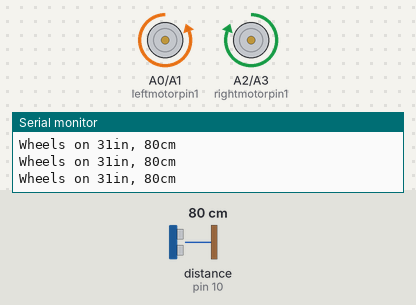
Simulated run of this sketch. Board: Arduino Uno, built with avr-gcc and run on an emulated ATmega328P. On the bench: motor-driver pin pairs drawn as motors (green arrow = first pin HIGH = forward, orange = second pin HIGH = backward, longer = more drive), the last lines printed to the serial monitor. Wiring (inferred from the names in the program): ultrasonic range finder: trigger pin 10; echo pin 10. Inputs (shaded band) come from the test bench; at power-on: distance to the obstacle (sensor on pin 10) 80 cm. The echo pulse lasts 58.3 µs per cm.

Above: at 1.3 s.
1.4 s: distance to the obstacle (sensor on pin 10) set to 68 cm
2.9 s: distance to the obstacle (sensor on pin 10) set to 58 cm
At 4.5 s:
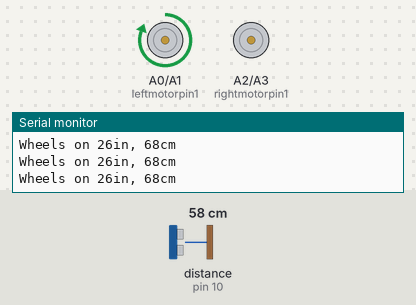
At 5.8 s:
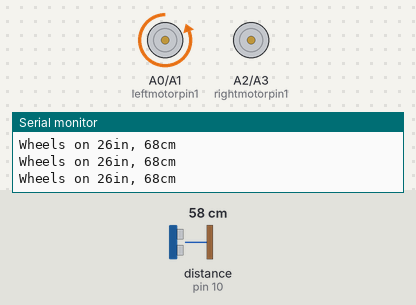
5.9 s: distance to the obstacle (sensor on pin 10) set to 4 cm
8.9 s: distance to the obstacle (sensor on pin 10) set to 2 cm
11.6 s: distance to the obstacle (sensor on pin 10) set to 9 cm
At 12.94 s:
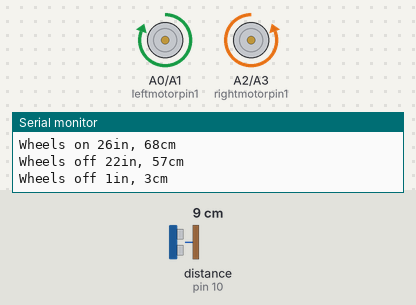
Timing chart, 0 to 15.5 s (numbered marks = the images above; inputs shaded):
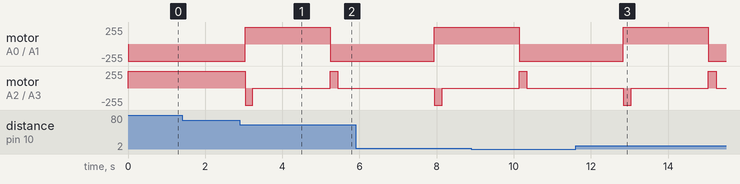

Measured:
- the behaviour switches between 64 and 63 cm on distance to the obstacle (sensor on pin 10) (found by bisection; images 0 and 1)
- after the input at 2.9 s, motor on A0 (leftmotorpin1) / A1 (leftmotorpin2): backward 255/255 → forward 255/255 after 0.14 s, → backward 255/255 2.2 s later; motor on A2 (rightmotorpin1) / A3 (rightmotorpin2): forward 255/255 → backward 255/255 after 0.14 s, → stopped 0.20 s later, → forward 255/255 2.0 s later, → stopped 0.20 s later
- after the input at 11.6 s, motor on A0 (leftmotorpin1) / A1 (leftmotorpin2): backward 255/255 → forward 255/255 after 1.2 s, → backward 255/255 2.2 s later; motor on A2 (rightmotorpin1) / A3 (rightmotorpin2): stopped → backward 255/255 after 1.2 s, → stopped 0.20 s later, → forward 255/255 2.0 s later, → stopped 0.20 s later

The sketch:

sketch_sep17a.ino
```cpp
const int leftmotorpin1 = A0; //4; // signal input of Dc motor driven plate
const int leftmotorpin2 = A1; //5;
const int rightmotorpin1 = A2;//7;
const int rightmotorpin2 = A3; //6;
const int sonarTX = 10;
const int sonarRX = 10;
const float closest = 24.0;

int tooClose = 0;
long lastRange = 0;

void setup() {
  Serial.begin(9600);
  pinMode(leftmotorpin1, OUTPUT);
  pinMode(leftmotorpin2, OUTPUT);
  pinMode(rightmotorpin1, OUTPUT);
  pinMode(rightmotorpin2, OUTPUT);
  pinMode(sonarTX, OUTPUT);
  pinMode(sonarRX, INPUT);
}

void loop() {
  long duration, inches, cm;
  pinMode(sonarRX, OUTPUT);
  digitalWrite(sonarRX, LOW);
  delayMicroseconds(2);
  digitalWrite(sonarRX, HIGH);
  delayMicroseconds(5);
  digitalWrite(sonarRX, LOW);

  pinMode(sonarRX, INPUT);
  duration = pulseIn(sonarRX, HIGH);
  inches = microsecondsToInches(duration);
  cm = microsecondsToCentimeters(duration);

  if (inches <= closest && inches != 0.00) {
    tooClose++;
  }
  else {
    tooClose = 0;
  }

  if (tooClose < 1) {
    forward();
    Serial.print("Wheels on ");
  }
  else {
    backward();
    delay(200);
    backLeft();
    delay(2000);
    forward();
    delay(200);
    right();
    delay(2000);
    tooClose = 0;
    Serial.print("Wheels off ");
  }

  Serial.print(inches);
  Serial.print("in, ");
  Serial.print(cm);
  Serial.print("cm");
  Serial.println();

  delay(500);
}

void backward() {
  analogWrite(leftmotorpin1, 255);
  analogWrite(leftmotorpin2, 0);
  analogWrite(rightmotorpin1, 0);
  analogWrite(rightmotorpin2, 255);
}

void backLeft() {
  analogWrite(leftmotorpin1, 255);//LOW);
  analogWrite(leftmotorpin2, 0);//HIGH);
  analogWrite(rightmotorpin1, 0);
  analogWrite(rightmotorpin2, 60);
}

void forward() {
  analogWrite(leftmotorpin1, 0);//LOW);
  analogWrite(leftmotorpin2, 255);//HIGH);
  analogWrite(rightmotorpin1, 255);//LOW);
  analogWrite(rightmotorpin2, 0);//HIGH);
}

void left() {
  analogWrite(leftmotorpin1, 255);//HIGH);
  analogWrite(leftmotorpin2, 0);//LOW);
  analogWrite(rightmotorpin1, 0);//LOW);
  analogWrite(rightmotorpin2, 60);//HIGH);
}

void right() {
  analogWrite(leftmotorpin1, 0);//LOW);
  analogWrite(leftmotorpin2, 255);//HIGH);
  analogWrite(rightmotorpin1, 60);
  analogWrite(rightmotorpin2, 0);
}

long microsecondsToInches(long microseconds)
{
  // According to Parallax's datasheet for the PING))), there are
  // 73.746 microseconds per inch (i.e. sound travels at 1130 feet per
  // second).  This gives the distance travelled by the ping, outbound
  // and return, so we divide by 2 to get the distance of the obstacle.
  // See: http://www.parallax.com/dl/docs/prod/acc/28015-PING-v1.3.pdf
  return microseconds / 74 / 2;
}

long microsecondsToCentimeters(long microseconds)
{
  // The speed of sound is 340 m/s or 29 microseconds per centimeter.
  // The ping travels out and back, so to find the distance of the
  // object we take half of the distance travelled.
  return microseconds / 29 / 2;
}
```
